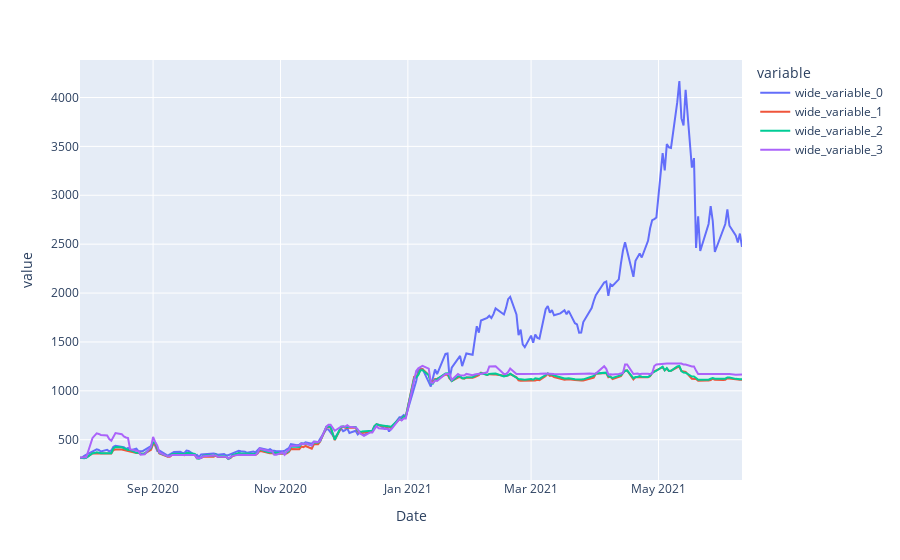

The notebook cell this image was saved under:
### Code cell
df = pd.DataFrame(columns = ['MAE', 'MSE', 'R2'], index = ['squared','absolute', 'poisson'])
show_results(df, train_1, test_1, y_train_1, y_test_1,rf_se, rf_ae,rf_poisson)

### Figure 1 — Plotly figure (JSON) as saved in the notebook; plotly's stock layout.template omitted (floating-point values rounded to 4 significant figures; data arrays with more than 128 entries replaced by an {"elided": "..."} marker saying what was removed)
{"data": [{"hovertemplate": "variable=wide_variable_0<br>Date=%{x}<br>value=%{y}<extra></extra>", "legendgroup": "wide_variable_0", "line": {"color": "#636efa", "dash": "solid"}, "mode": "lines", "name": "wide_variable_0", "orientation": "v", "showlegend": true, "type": "scatter", "x": {"elided": "220 str values"}, "xaxis": "x", "y": {"elided": "220 float values"}, "yaxis": "y"}, {"hovertemplate": "variable=wide_variable_1<br>Date=%{x}<br>value=%{y}<extra></extra>", "legendgroup": "wide_variable_1", "line": {"color": "#EF553B", "dash": "solid"}, "mode": "lines", "name": "wide_variable_1", "orientation": "v", "showlegend": true, "type": "scatter", "x": {"elided": "220 str values"}, "xaxis": "x", "y": {"elided": "220 float values"}, "yaxis": "y"}, {"hovertemplate": "variable=wide_variable_2<br>Date=%{x}<br>value=%{y}<extra></extra>", "legendgroup": "wide_variable_2", "line": {"color": "#00cc96", "dash": "solid"}, "mode": "lines", "name": "wide_variable_2", "orientation": "v", "showlegend": true, "type": "scatter", "x": {"elided": "220 str values"}, "xaxis": "x", "y": {"elided": "220 float values"}, "yaxis": "y"}, {"hovertemplate": "variable=wide_variable_3<br>Date=%{x}<br>value=%{y}<extra></extra>", "legendgroup": "wide_variable_3", "line": {"color": "#ab63fa", "dash": "solid"}, "mode": "lines", "name": "wide_variable_3", "orientation": "v", "showlegend": true, "type": "scatter", "x": {"elided": "220 str values"}, "xaxis": "x", "y": {"elided": "220 float values"}, "yaxis": "y"}], "layout": {"legend": {"title": {"text": "variable"}, "tracegroupgap": 0}, "margin": {"t": 60}, "xaxis": {"anchor": "y", "domain": [0, 1], "title": {"text": "Date"}}, "yaxis": {"anchor": "x", "domain": [0, 1], "title": {"text": "value"}}}}
